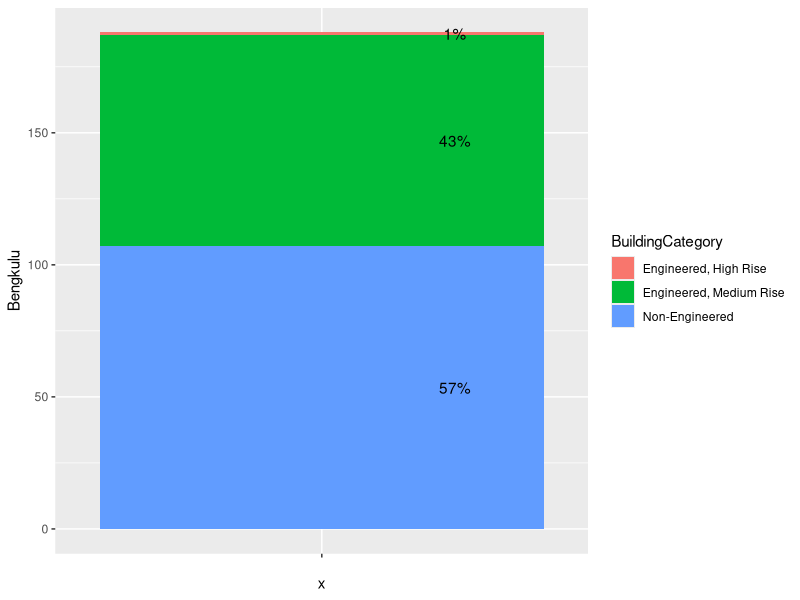
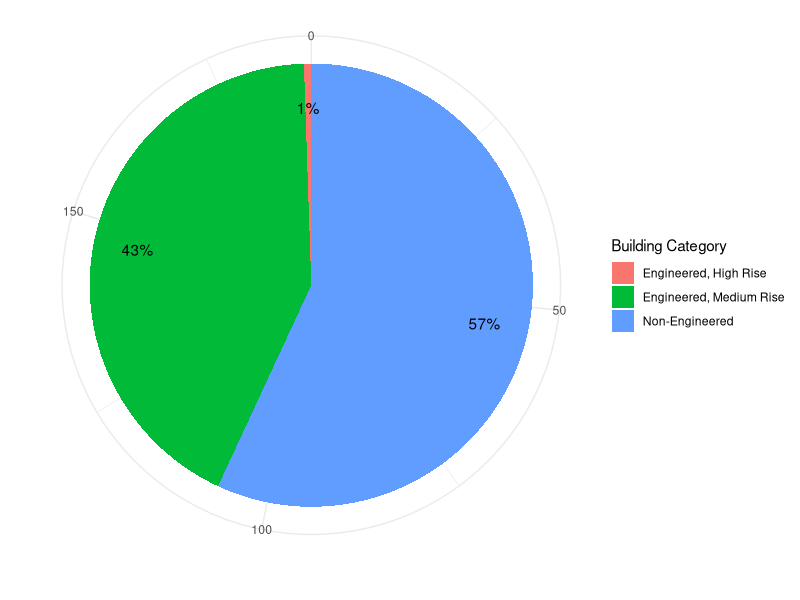
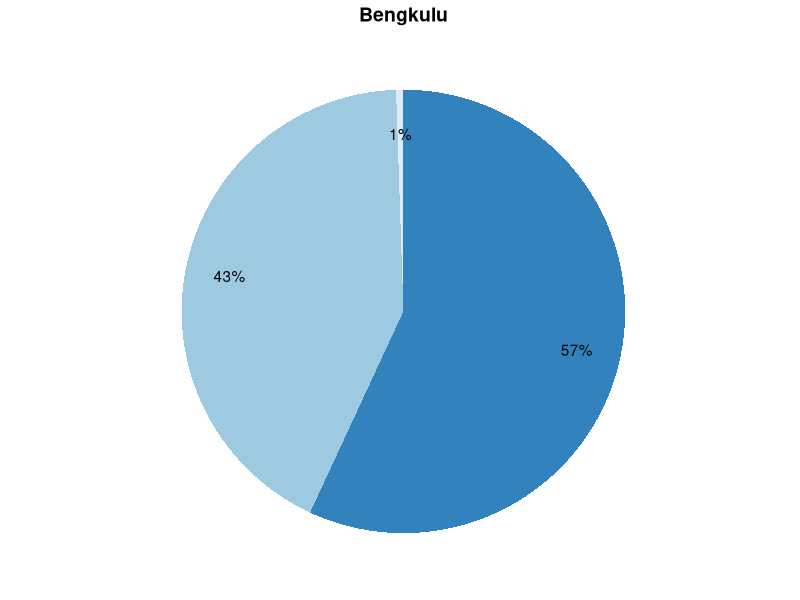

Generate these figures, in order, with R: (Note: this script raises an error after producing the figures.)
library(tidyverse)
library(ggrepel)
library(scales)
library(egg)
library(patchwork)

#Read Building Composition Cilegon
BC_Bengkulu <- read_csv("Building Composition - Bengkulu.csv")
#bar chart
bp_Bengkulu <- ggplot(BC_Bengkulu, aes(x = "", y = Bengkulu, fill = BuildingCategory))+
  geom_col(position = 'stack', width = 1)+
  geom_text(aes(label = percent(Percentage), x = 1.3),
            position = position_stack(vjust = 0.5))
bp_Bengkulu
#pie chart
pie_Bengkulu <- bp_Bengkulu + coord_polar(theta = "y") +
  labs(
       fill = "Building Category") +
  xlab("") +
  ylab("")+
  theme_bw()+
  theme_minimal()
pie_Bengkulu
#create blank theme
blank_theme <- theme_minimal()+
  theme(
    axis.title.x = element_blank(),
    axis.title.y = element_blank(),
    panel.border = element_blank(),
    panel.grid=element_blank(),
    axis.ticks = element_blank(),
    plot.title=element_text(size=14, face="bold")
  )
#palette
pie2_Bengkulu <- pie_Bengkulu + scale_fill_brewer(palette = "Blues") + 
  theme(axis.text = element_blank()) +
  blank_theme +
  theme(axis.text.x = element_blank(), legend.position = "none")+
  ggtitle("Bengkulu")+
  theme(plot.title = element_text(hjust = 0.5))

pie2_Bengkulu
pie2_Cilegon
pie2_Gorontalo

#ggarrange
pie2_arranged <- ggarrange(plots = list(pie2_Bengkulu, pie2_Cilegon, pie2_Gorontalo),
          nrow = 1)
pie2_arranged

#saving plot
ggsave("Figure2_Bengkulu.pdf",
       plot = pie2_Bengkulu,
       width = 7.5,
       height = 5,
       units = "in")

#saving plot ggarrange
ggsave("Figure 30 - Number of Stories of Surveyed Public Buildings.pdf",
       plot = pie2_arranged,
       width = 7.5,
       height = 5,
       units = "in")
